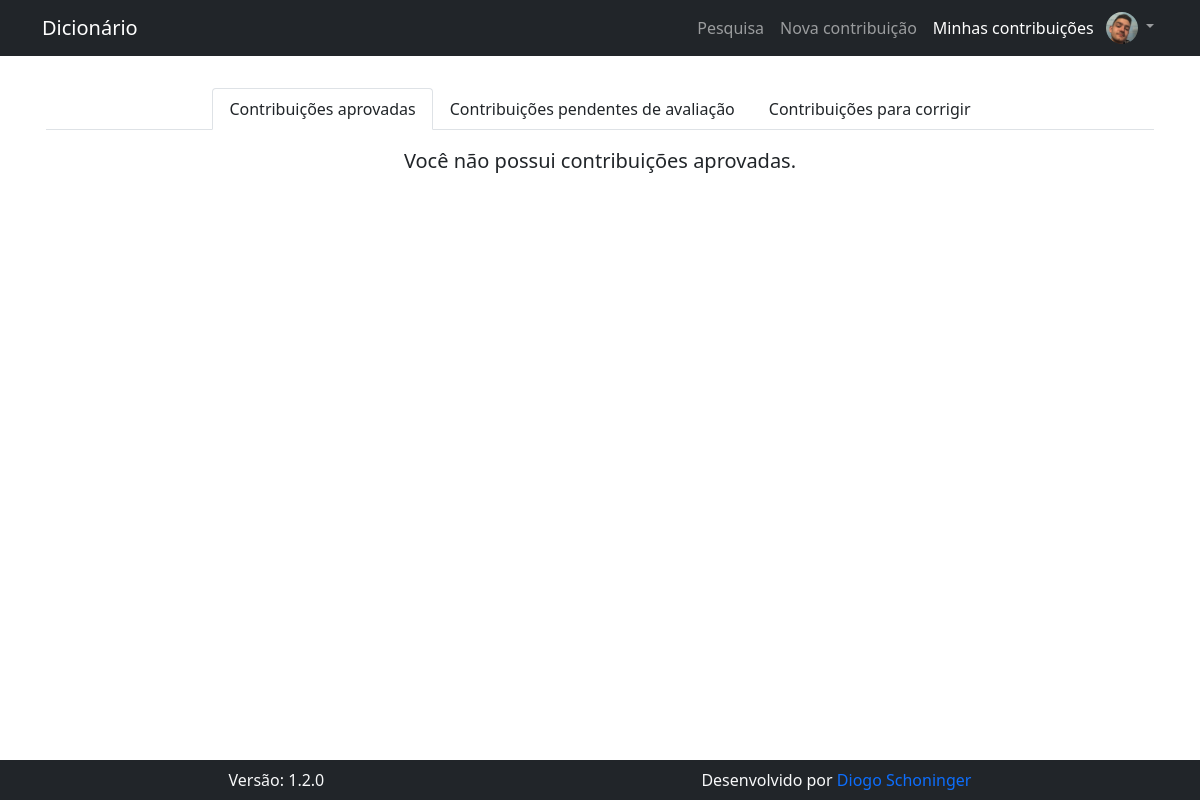
The app's page /pages/contribuicoes/minhas_contribuicoes.php (signed in), older data.
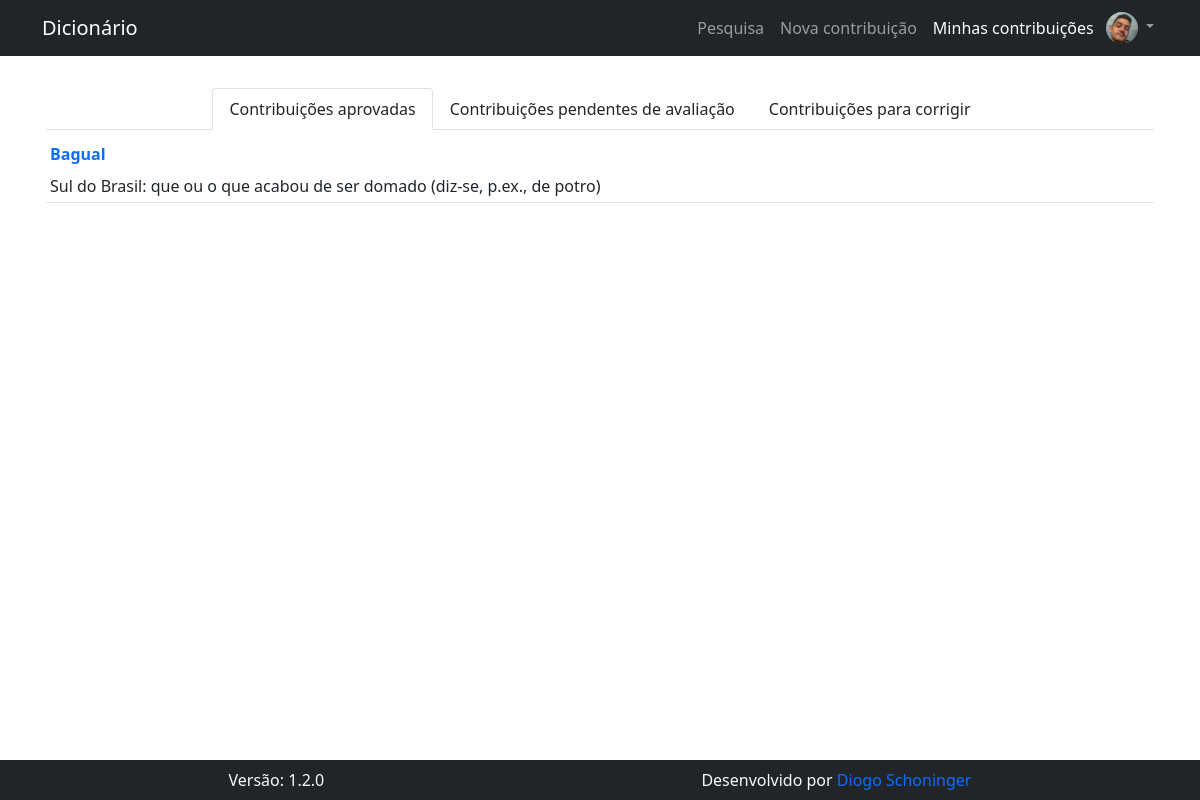
The same page, newer data.
### tables this page shows
CREATE TABLE IF NOT EXISTS `contribuicao` (
  `id_contribuicao` int(11) NOT NULL AUTO_INCREMENT,
  `contribuicao` text NOT NULL,
  `silabacao` text NOT NULL,
  `classe_gramatical` text NOT NULL,
  `significados` text NOT NULL,
  `formacao` text NOT NULL,
  `comentarios` text DEFAULT NULL,
  `id_autor` int(11) NOT NULL,
  `exemplos` text NOT NULL,
  `situacao` text NOT NULL,
  `comentarios_avaliador` text NOT NULL,
  PRIMARY KEY (`id_contribuicao`)
);

### pages/contribuicoes/minhas_contribuicoes.php (the view, shortened to what this page needs)
<div class="container">
  <div class="nav nav-tabs justify-content-center mt-3" id="nav-tab" role="tablist">
    <button class="nav-link text-dark active" id="nav-tab-contribuicoes-aprovadas" data-bs-toggle="tab" data-bs-target="#nav-contribuicoes-aprovadas" type="button" role="tab" aria-controls="nav-contribuicoes-aprovadas" aria-selected="true">Contribuições  aprovadas</button>
    <button class="nav-link text-dark" id="nav-tab-contribuicoes-pendentes" data-bs-toggle="tab" data-bs-target="#nav-contribuicoes-pendentes" type="button" role="tab" aria-controls="nav-contribuicoes-pendentes" aria-selected="false">Contribuições pendentes de avaliação</button>
    <button class="nav-link text-dark" id="nav-tab-contribuicoes-em-correcao" data-bs-toggle="tab" data-bs-target="#nav-contribuicoes-em-correcao" type="button" role="tab" aria-controls="nav-contribuicoes-em-correcao" aria-selected="false">Contribuições para corrigir</button>
  </div>
  <div class="tab-content" id="nav-tabContent">
    <div class="tab-pane fade show active" id="nav-contribuicoes-aprovadas" role="tabpanel" aria-labelledby="nav-tab-contribuicoes-aprovadas">
      <table class="table table-sm">
        <tbody>
          <?php
            $conn = open_db();
            $result = $conn->query("SELECT id_contribuicao, contribuicao, significados FROM contribuicao WHERE id_autor = {$_SESSION["id_usuario"]} AND situacao LIKE 'Aprovada'");
            while ( $contribuicao = $result->fetch_object() ) :
          ?>
            <tr>
              <td>
                <a href="<?php echo BASE_URL ?>pages/contribuicoes/detalhes_contribuicao.php?id_contribuicao=<?php echo $contribuicao->id_contribuicao ?>" class="nav-link px-0">
                  <span class="fw-bold"><?php echo $contribuicao->contribuicao ?></span><br/>
                </a>
                <span><?php echo $contribuicao->significados ?></span><br/>
              </td>
            </tr>
          <?php endwhile ?>
          <?php if ($result->num_rows === 0) : ?>
            <p class='fs-5 mt-3 text-center'>Você não possui contribuições aprovadas.</p>
          <?php endif ?>
        </tbody>
      </table>
    </div>
  </div>
</div>

Row changes from the older to the newer data that the page shows:
now on this page (row edited): contribuicao: contribuicao "Bagual", significados "Sul do Brasil: que ou o que acabou de ser domado (diz-se, p.ex., de potro)"
Text that changed along with them:
text no longer shown: "Você não possui contribuições aprovadas."
